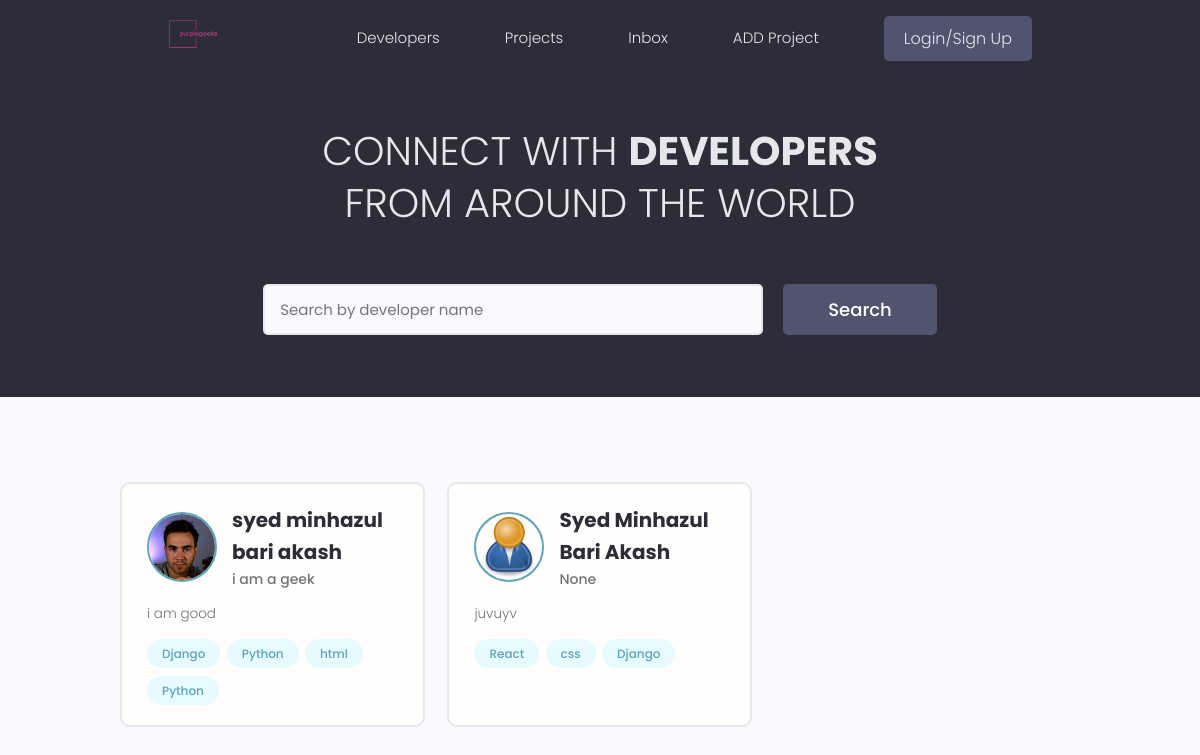
The page / on the database its author committed.
### users/models.py (models this page shows, shortened)
class Profile(models.Model):
    user = models.OneToOneField(User, on_delete=models.CASCADE, null=True, blank=True)
    name = models.CharField(max_length=200, blank=True, null=True)
    email = models.EmailField(max_length=500, blank=True, null=True)
    username = models.CharField(max_length=200, blank=True, null=True)
    location = models.CharField(max_length=200, blank=True, null=True)
    short_intro = models.CharField(max_length=200, blank=True, null=True)
    bio = models.TextField(blank=True, null=True)
    profile_image = models.ImageField(null=True, blank=True, upload_to='profiles/', default="profiles/user-default.png")
    social_github = models.CharField(max_length=200, blank=True, null=True)
    social_twitter = models.CharField(max_length=200, blank=True, null=True)
    social_linkedin = models.CharField(max_length=200, blank=True, null=True)
    social_youtube = models.CharField(max_length=200, blank=True, null=True)
    social_website = models.CharField(max_length=200, blank=True, null=True)
    created = models.DateTimeField(auto_now_add=True)
    id = models.UUIDField(default=uuid.uuid4, unique=True, primary_key=True, editable=False)

class Skill(models.Model):
    owner = models.ForeignKey(Profile, on_delete=models.CASCADE, null = True, blank=True)
    name = models.CharField(max_length=200, blank=True, null = True)
    description = models.TextField(null=True, blank=True)
    created = models.DateTimeField(auto_now_add=True)
    id = models.UUIDField(default=uuid.uuid4, unique=True, primary_key=True, editable=False)
    def __str__(self):
        return str(self.name)

### users/views.py (the view)
# urls.py: path('',views.profiles, name = "profiles"),
def profiles(request):
    profiles = Profile.objects.all()
    context = {'profiles': profiles}
    return render(request, 'users/profiles.html', context)

### users/templates/users/profiles.html (shortened to what this page needs)
{% extends 'main.html'%}
{% block content %}
<main class="home">
    <section class="hero-section text-center">
      <div class="container container--narrow">
        <div class="hero-section__box">
          <h2>CONNECT WITH <span>DEVELOPERS</span></h2>
          <h2>FROM AROUND THE WORLD</h2>
        </div>
        <div class="hero-section__search">
          <form class="form" action="#" method="get">
            <div class="form__field">
              <input class="input input--text" id="formInput#search" type="text" name="text"
                placeholder="Search by developer name" />
            </div>
            <input class="btn btn--sub btn--lg" type="submit" value="Search" />
          </form>
        </div>
      </div>
    </section>
    <section class="devlist">
      <div class="container">
        <div class="grid grid--three">
          {% for profile in profiles %}
            <div class="column card">
            <div class="dev">
              <a href="{% url 'user-profile' profile.id %}" class="card__body">
                <div class="dev__profile">
                  <img class="avatar avatar--md" src="{{ profile.profile_image.url }}" alt="image" />
                  <div class="dev__meta">
                    <h3>{{profile.name}}</h3>
                    <h5>{{profile.short_intro|slice:"60"}}</h5>
                  </div>
                </div>
                <p class="dev__info">{{profile.bio|slice:"150"}}</p>
                <div class="dev__skills">
                    {% for skill in profile.skill_set.all|slice:"5" %}
                  <span class="tag tag--pill tag--main">
                    <small>{{skill}}</small>
                  </span>
                   {% endfor %}
                </div>
              </a>
            </div>
          </div>
          {% endfor %}
        </div>
      </div>
    </section>
  </main>
{% endblock content %}

### static/styles/app.css (style rules this page uses)
:root { --color-sub: #2d2d39; }
.btn--sub { background-color: var(--color-sub-light); }
.card { border: 2px solid var(--color-light); }
img { width: 100%; }
.hero-section { height: 40vh; display: flex; align-items: center; background-color: var(--color-sub); }
.hero-section__box { margin-bottom: 4rem; }
.hero-section__box > h2, .hero-section__box > h2 > span { font-size: 4rem; color: var(--color-light); line-height: 1.3; text-transform: uppercase; }
.hero-section__box > h2 { font-weight: 300; }
.hero-section__box > h2 > span { font-weight: 700; }
.hero-section__search > .form { display: flex; align-items: center; justify-content: center; gap: 2rem; }
.hero-section__search > .form input.input--text { width: 50rem; }
.devlist { margin-top: 8rem; }
.devlist .grid { align-items: stretch; }
.devlist .dev .dev__profile { display: flex; align-items: center; gap: 1.5rem; }
.devlist .dev .dev__meta h3 { color: var(--color-sub); font-size: 2rem; font-weight: 700; }
.devlist .dev .dev__meta h5 { color: var(--color-text); font-size: 1.4rem; font-weight: 500; }
.devlist .dev .dev__info { margin: 1.5rem 0; font-size: 1.35rem; line-height: 1.4; text-align: justify; }

### static/uikit/styles/modules/_variables.css (style rules this page uses)
:root { --color-main: #5aa5b9; --color-main-light: #e6faff; --color-sub: #3f4156; --color-sub-light: #51546e; --color-sub-lighter: #ededfd; --color-text: #737373; --color-gray: #8b8b8b; --color-light: #e5e7eb; --color-light-gray: #767676; --color-bg: #f8fafd; --color-white: #fffefd; --color-white-light: #f3f3f3; --color-success: #359e64; --color-success-bg: #def8e8; --color-error: #fc4b0b; --color-error-bg: #fff2ee; --font-base: 'Poppins', arial, helvetica, 'Segoe UI', roboto, ubuntu, sans-serif; --font-monospace: 'Fira Code', 'Courier New', courier, monospace; --font-regular: 300; --font-medium: 500; --font-bold: 700; --generic-shadow: 1px 1px 5px #00000010; --generic-transition: all 0.3s ease-in-out; }

### static/uikit/styles/modules/_base.css (style rules this page uses)
* { margin: 0; padding: 0; box-sizing: border-box; text-rendering: optimizeLegibility; color: inherit; font-size: inherit; }
html { font-size: 50%; }
@media only screen and (min-width: 480px) { html { font-size: 56.25%; } }
@media only screen and (min-width: 1200px) { html { font-size: 62.5%; } }
body { line-height: 1.6; font-weight: 400; font-size: 1.5rem; color: var(--color-text); background-color: var(--color-bg); min-height: 100vh; }

### static/uikit/styles/modules/_typography.css (style rules this page uses)
* { font-family: var(--font-base); }
h2 { font-size: 3.6rem; font-weight: var(--font-bold); }
h3 { font-size: 3.2rem; font-weight: var(--font-medium); }
h5 { font-size: 2.4rem; font-weight: var(--font-medium); }
h5, h6 { font-weight: var(--font-regular); }
p, span, strong { font-size: 1.6rem; color: var(--color-text); font-weight: var(--font-regular); }
a { padding-bottom: 2px; text-decoration: none; display: inline-block; color: var(--color-main); font-weight: var(--font-medium); }

### static/uikit/styles/modules/_utilities.css (style rules this page uses)
.container { width: 92%; max-width: 165rem; margin: 0 auto; box-sizing: border-box; }
.container--narrow { width: 92%; max-width: 120rem; }
@media screen and (min-width: 1000px) { .container { width: 90%; } }
@media screen and (min-width: 1000px) { .container--narrow { width: 85%; } }
@media screen and (min-width: 1200px) { .container { width: 80%; } }
@media screen and (min-width: 1200px) { .container--narrow { width: 72%; } }
.text-center { text-align: center; }

### static/uikit/styles/modules/_avatar.css (style rules this page uses)
.avatar { border-radius: 50%; border: 2px solid var(--color-main); object-fit: cover; }
.avatar--md { height: 7rem; width: 7rem; }

### static/uikit/styles/modules/_button.css (style rules this page uses)
.btn { display: inline-block; position: relative; cursor: pointer; background-color: var(--color-light); font-weight: var(--font-medium); color: var(--color-sub); text-decoration: none; padding: 1rem 2rem; border-radius: 0.5rem; border: none; width: -webkit-fit-content; width: -moz-fit-content; width: fit-content; height: -webkit-fit-content; height: -moz-fit-content; height: fit-content; font-size: 1.6rem; outline-width: 0; outline-color: transparent; -webkit-backface-visibility: hidden; backface-visibility: hidden; transition: all 0.3s ease-in-out; }
.btn--sub { background-color: var(--color-sub); color: var(--color-white); }
.btn--lg { font-size: 1.8rem; padding: 1.2rem 4.5rem; }

### static/uikit/styles/modules/_card.css (style rules this page uses)
.card { border-radius: 1rem; background-color: var(--color-white); border: 1.5px solid var(--color-light); width: auto; height: auto; margin-top: 0.5rem; margin-bottom: 0.5rem; overflow: hidden; }
.card__body, .card__header { padding: 2rem 2.5rem; }

### rows shown on the page
Profile: profile_image (picture), name "syed minhazul bari akash", short_intro "i am a geek", bio "i am good"
Skill: name "Django"
Skill: name "Python"
Skill: name "html"
Skill: name "Python"
Profile: profile_image (placeholder picture), name "Syed Minhazul Bari Akash", short_intro "None", bio "juvuyv"
Skill: name "React"
Skill: name "css"
Skill: name "Django"
